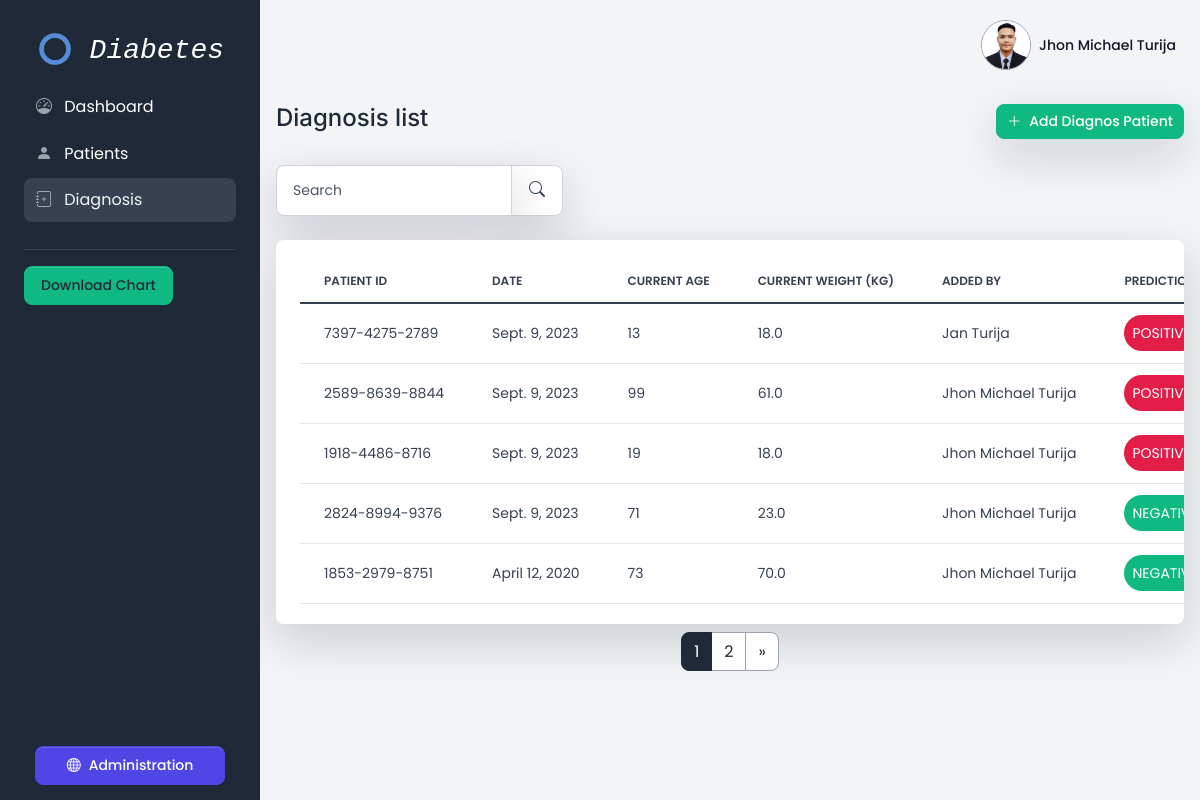
/diagnosis/ (signed in), run on an earlier commit of the app's database.
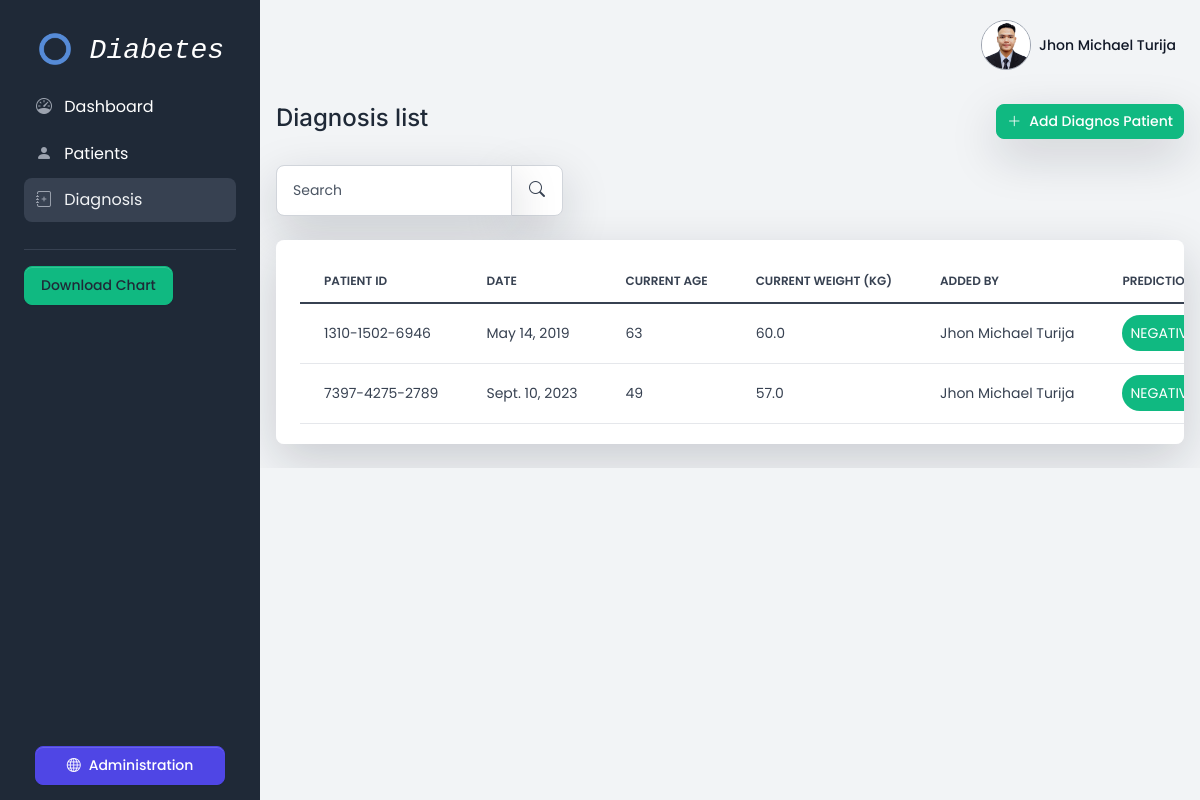
And on a later commit of the database.
### diabetes/models.py (models this page shows, shortened)
class ExtendedUserModel(models.Model):
     user = models.OneToOneField(User, on_delete=models.CASCADE);
     image = models.ImageField(upload_to='user/images', null=True, blank=True)
     class Meta:
          verbose_name = 'User Image'

class Diagnosis(models.Model):
     added_by = models.ForeignKey(User, on_delete=models.SET_NULL, null=True)
     patient = models.ForeignKey(Patient, on_delete=models.CASCADE)
     description = models.TextField(blank=True, null=True)
     date = models.DateField()
     created_at = models.DateTimeField(auto_now_add=True)
     updated_at = models.DateTimeField(auto_now=True)
     current_age = models.IntegerField(verbose_name='Current Age')
     current_weight = models.DecimalField(max_digits=5, decimal_places=1, verbose_name='Current Weight (kg)')
     test_pregnancies = models.IntegerField(verbose_name='Pregnancies')
     test_glucose = models.IntegerField(verbose_name='Glucose')
     test_blood_pressure = models.IntegerField(verbose_name='Blood Pressure')
     test_skin_thickness = models.IntegerField(verbose_name='Skin Thickness')
     test_insulin = models.IntegerField(verbose_name='Insulin')
     test_bmi = models.DecimalField(decimal_places=1, max_digits=5 ,verbose_name='BMI')
     test_diabetes_pedigree_function = models.DecimalField(decimal_places=3, max_digits=5 ,verbose_name='Diabetes Pedigree Function')
     prediction_result = models.BooleanField(null=True, blank=True, verbose_name='Prediction')
     class Meta:
          verbose_name_plural = 'Diagnosis'

class Patient(models.Model):
     added_by = models.ForeignKey(User, on_delete=models.SET_NULL, null=True)
     custom_patient_id = models.CharField(max_length=14, unique=True, default=generate_unique_id, verbose_name='Patient ID')
     first_name = models.CharField(max_length=255, verbose_name='First name')
     middle_name = models.CharField(max_length=255, null=True, blank=True, verbose_name='Middle name')
     last_name = models.CharField(max_length=255, verbose_name='Last name')
     sex = models.CharField(max_length=1,choices=(('M','M'),('F','F')))
     address = models.CharField(max_length=255, null=True, blank=True)
     barangay = models.ForeignKey(Barangay, on_delete=models.CASCADE)
     created_at = models.DateTimeField(auto_now_add=True)
     updated_at = models.DateTimeField(auto_now=True)

### diabetes/views.py (the view)
# urls.py: path('diagnosis/', views.diagnosis_index, name='diagnosis'),
@login_required(login_url='/login')
def diagnosis_index(request):
     search = request.GET.get('search')
     if search:
          queryset = Diagnosis.objects.filter(Q(patient__custom_patient_id__icontains=search) | Q(date__icontains=search)).order_by('-updated_at')
     else:
          search = ''
          queryset = Diagnosis.objects.all().order_by('-updated_at')
     items_per_page = 5
     paginator = Paginator(queryset, items_per_page)
     page_number = request.GET.get('page')
     diagnosis = paginator.get_page(page_number)
     return render(request, 'diabetes/diagnosis-index.html',{'diagnosis': diagnosis, 'search': search})

### diabetes/templates/diabetes/diagnosis-index.html (shortened to what this page needs)
{% extends 'diabetes/base.html' %}
{% block content %}
<x-app-layout>
	<div class="d-flex justify-content-between flex-wrap flex-md-nowrap align-items-center py-4">
		<div class="d-block mb-md-0">
			<h2 class="h4">Diagnosis list</h2>
		</div>
		<div class="btn-toolbar mb-2 mb-md-0">
			<a href="{% url 'diagnosis-create' %}" class="btn btn-sm btn-success shadow-lg d-inline-flex align-items-center text-white animate-up-1">
				<i class="icon icon-xs me-2 bi bi-plus-lg"></i>
				Add Diagnos Patient
			</a>
		</div>
	</div>
	<div class="table-settings mb-4">
		<div class="row align-items-center justify-content-between">
			<div class="col col-md-6 col-lg-3 col-xl-4">
				<form action="" method="GET">
					<div class="input-group me-2 me-lg-3 fmxw-400">
						<input type="text" name="search" value="{{ search }}" class="form-control shadow-lg" placeholder="Search">
						<span class="input-group-text shadow-lg">
							<button type="submit" class="btn btn-xs">
								<i class="icon fs-6 bi bi-search"></i>
							</button>
						</span>
					</div>
				</form>
			</div>
		</div>
	</div>
	<div class="card card-body border-0 shadow-lg table-wrapper table-responsive mb-2">
		<table class="table table-hover">
			<thead>
				<tr>
					<th class="border-gray-200">Patient ID</th>
					<th class="border-gray-200">Date</th>
					<th class="border-gray-200">Current Age</th>
					<th class="border-gray-200">Current Weight (kg)</th>
					<th class="border-gray-200">Added by</th>
					<th class="border-gray-200">Prediction</th>
				</tr>
			</thead>
			<tbody>
				{% for diagnos in diagnosis %}
					<tr>
						<td valign="middle">
							<span class="fw-normal">{{ diagnos.patient.custom_patient_id }}</span>
						</td>
						<td valign="middle"><span class="fw-normal">{{ diagnos.date }}</span></td>
						<td valign="middle"><span class="fw-normal">{{ diagnos.current_age }}</span></td>
						<td valign="middle"><span class="fw-normal">{{ diagnos.current_weight }}</span></td>
						<td valign="middle"><span class="fw-normal">{{ diagnos.added_by.first_name|title }} {{ diagnos.added_by.last_name|title }}</span></td>
						<td valign="middle"><span class="fw-normal">{% if diagnos.prediction_result == True %}<span class="bg-danger rounded-pill text-white p-2 ">POSITIVE</span>{% else %}<span class="bg-success text-white rounded-pill p-2">NEGATIVE</span>{% endif %}</span></td>
					</tr>
				{% endfor %}
			</tbody>
		</table>
	</div>
	<div class="d-flex justify-content-center">
		<nav aria-label="Page navigation example">
			<ul class="pagination">
			    {% for num in diagnosis.paginator.page_range %}
				   {% if num > diagnosis.number|add:'-3' and num < diagnosis.number|add:'3' %}
					  {% if num == diagnosis.number %}
							{% if diagnosis.paginator.num_pages != 1 %}
							    <li class="page-item active"><span class="page-link">{{ num }}</span></li>
							{% endif %}
					  {% else %}
						 <li class="page-item"><a class="page-link" href="?page={{ num }}{% if search %}&search={{ search }}{% endif %}">{{ num }}</a></li>
					  {% endif %}
				   {% endif %}
			    {% endfor %}
			    {% if diagnosis.has_next %}
				   <li class="page-item"><a class="page-link" href="?page={{ diagnosis.next_page_number }}{% if search %}&search={{ search }}{% endif %}">»</a></li>
			    {% endif %}
			</ul>
		 </nav>
		</div>
</x-app-layout>
{% endblock %}

### diabetes/templates/diabetes/base.html (shortened to what this page needs)
{% load static %}
<!DOCTYPE html>
<html lang="en">
<head>
	<link type="text/css" href="{% static 'theme/volt.css' %}" rel="stylesheet">
	<link type="text/css" href="{% static 'vendor/bootstrap-icons/bootstrap-icons.css' %}" rel="stylesheet">
</head>
<body>
     {% include 'diabetes/sidebar.html' %}
	<main class="content">
          {% include 'diabetes/navbar.html' %}
          {% block content %}
          {% endblock %}
	</main>
</body>
</html>

### diabetes/templates/diabetes/sidebar.html (shortened to what this page needs)
{% load static %}
<nav id="sidebarMenu" class="sidebar d-lg-block bg-primary text-white collapse" data-simplebar>
	<div class="sidebar-inner px-4 pt-3">
		<ul class="nav flex-column pt-3 pt-md-0">
			<li class="nav-item">
				<a href="{% url 'index' %}" class="nav-link d-flex align-items-center	">
					<span class="sidebar-icon">
						<img class="navbar-brand-light" src="{% static 'img/brand/diabetes-logo.png' %}" width="50" alt="Volt logo" />
					</span>
					<span class="mt-1 ms-2 sidebar-text fw-bold fs-3 font-monospace fst-italic">Diabetes</span>
				</a>
			</li>
			<li class="nav-item {% if request.path == '/' %}active{% endif %}">
				<a href="{% url 'index' %}" class="nav-link">
					<span class="sidebar-icon">
						<i class="icon icon-xs bi bi-speedometer"></i>
					</span>
					<span class="sidebar-text">Dashboard</span>
				</a>
			</li>
			<li class="nav-item {% if request.resolver_match.url_name == 'patients' or request.resolver_match.url_name == 'patient-create' or request.resolver_match.url_name == 'patient-update' %}active{% endif %}">
				<a href="{% url 'patients' %}" class="nav-link">
					<span class="sidebar-icon">
						<i class="bi bi-person-fill"></i>
					</span>
					<span class="sidebar-text">Patients</span>
				</a>
			</li>
			<li class="nav-item {% if request.resolver_match.url_name == 'diagnosis' or request.resolver_match.url_name == 'diagnosis-create' or request.resolver_match.url_name == 'diagnosis-update' %}active{% endif %}">
				<a href="{% url 'diagnosis' %}" class="nav-link">
					<span class="sidebar-icon">
						<i class="bi bi-journal-plus"></i>
					</span>
					<span class="sidebar-text">Diagnosis</span>
				</a>
			</li>
			<li role="separator" class="dropdown-divider mt-4 mb-3 border-gray-700"></li>
			<li class="nav-item">
					<a class="btn btn-success" id="exportBtn">Download Chart</a>
			</li>
			<li class="nav-item">
				<a target="_blank" href="{% url 'admin:index' %}"
					class="btn btn-indigo d-flex align-items-center justify-content-center btn-upgrade-pro">
					<span class="sidebar-icon d-inline-flex align-items-center justify-content-center">
						<i class="icon icon-xs me-2 bi bi-globe"></i>
					</span>
					<span>Administration</span>
				</a>
			</li>
		</ul>
	</div>
</nav>

### diabetes/templates/diabetes/navbar.html (shortened to what this page needs)
<nav class="navbar navbar-top navbar-expand navbar-dashboard navbar-dark ps-0 pe-2 pb-0">
	<div class="container-fluid px-0">
		<div class="d-flex justify-content-between w-100" id="navbarSupportedContent">
			<ul class="navbar-nav align-items-center">
				<li class="nav-item dropdown ms-lg-3">
					<a class="nav-link dropdown-toggle pt-1 px-0" href="#" role="button" data-bs-toggle="dropdown"
						aria-expanded="false">
						<div class="media d-flex align-items-center">
							<img class="rounded-circle border border-gray-400" src="{% if request.user.extendedusermodel.image %}{{ request.user.extendedusermodel.image.url }}{% else %}https://ui-avatars.com/api/?background=random&rounded=true&name={{ request.user.first_name }}+{{ request.user.last_name }}{% endif %}" width="50px">
							<div class="media-body ms-2 text-dark align-items-center d-none d-lg-block">
								<span class="mb-0 font-small fw-bold text-gray-900">{{ request.user.first_name|title }} {{ request.user.last_name|title }}</span>
							</div>
						</div>
					</a>
				</li>
			</ul>
		</div>
	</div>
</nav>

### diabetes/templates/diabetes/base.html (style rules this page uses)
* { font-family: 'Poppins'; }

What changed in the data, as far as the page shows it:
removed Diagnosis: patient.custom_patient_id "7397-4275-2789", date "Sept. 9, 2023", current_age "13", current_weight "18.0", added_by.first_name "Jan", added_by.last_name "Turija", prediction_result "POSITIVE"
removed Diagnosis: patient.custom_patient_id "2589-8639-8844", date "Sept. 9, 2023", current_age "99", current_weight "61.0", added_by.first_name "Jhon Michael", added_by.last_name "Turija", prediction_result "POSITIVE"
removed Diagnosis: patient.custom_patient_id "1918-4486-8716", date "Sept. 9, 2023", current_age "19", current_weight "18.0", added_by.first_name "Jhon Michael", added_by.last_name "Turija", prediction_result "POSITIVE"
removed Diagnosis: patient.custom_patient_id "2824-8994-9376", date "Sept. 9, 2023", current_age "71", current_weight "23.0", added_by.first_name "Jhon Michael", added_by.last_name "Turija", prediction_result "NEGATIVE"
removed Diagnosis: patient.custom_patient_id "1853-2979-8751", date "April 12, 2020", current_age "73", current_weight "70.0", added_by.first_name "Jhon Michael", added_by.last_name "Turija", prediction_result "NEGATIVE"
added Diagnosis: patient.custom_patient_id "1310-1502-6946", date "May 14, 2019", current_age "63", current_weight "60.0", added_by.first_name "Jhon Michael", added_by.last_name "Turija", prediction_result "NEGATIVE"
added Diagnosis: patient.custom_patient_id "7397-4275-2789", date "Sept. 10, 2023", current_age "49", current_weight "57.0", added_by.first_name "Jhon Michael", added_by.last_name "Turija", prediction_result "NEGATIVE"
Also different on the page:
list line gone: "1"
list line gone: "2"
